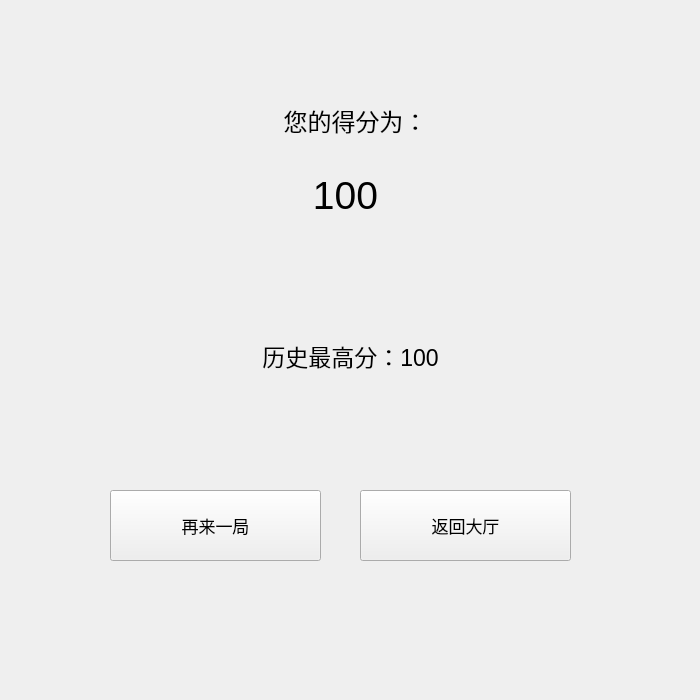
<?xml version="1.0" encoding="UTF-8"?>
<ui version="4.0">
 <class>End</class>
 <widget class="QWidget" name="End">
  <property name="geometry">
   <rect>
    <x>0</x>
    <y>0</y>
    <width>700</width>
    <height>700</height>
   </rect>
  </property>
  <property name="minimumSize">
   <size>
    <width>700</width>
    <height>700</height>
   </size>
  </property>
  <property name="maximumSize">
   <size>
    <width>700</width>
    <height>700</height>
   </size>
  </property>
  <property name="windowTitle">
   <string>游戏结束</string>
  </property>
  <widget class="QPushButton" name="restart">
   <property name="geometry">
    <rect>
     <x>110</x>
     <y>490</y>
     <width>211</width>
     <height>71</height>
    </rect>
   </property>
   <property name="font">
    <font>
     <pointsize>13</pointsize>
    </font>
   </property>
   <property name="text">
    <string>再来一局</string>
   </property>
  </widget>
  <widget class="QPushButton" name="hall">
   <property name="geometry">
    <rect>
     <x>360</x>
     <y>490</y>
     <width>211</width>
     <height>71</height>
    </rect>
   </property>
   <property name="font">
    <font>
     <pointsize>13</pointsize>
    </font>
   </property>
   <property name="text">
    <string>返回大厅</string>
   </property>
  </widget>
  <widget class="QLabel" name="label">
   <property name="geometry">
    <rect>
     <x>190</x>
     <y>60</y>
     <width>331</width>
     <height>121</height>
    </rect>
   </property>
   <property name="font">
    <font>
     <pointsize>18</pointsize>
    </font>
   </property>
   <property name="text">
    <string>您的得分为：</string>
   </property>
   <property name="alignment">
    <set>Qt::AlignCenter</set>
   </property>
  </widget>
  <widget class="QLabel" name="score">
   <property name="geometry">
    <rect>
     <x>210</x>
     <y>150</y>
     <width>271</width>
     <height>91</height>
    </rect>
   </property>
   <property name="font">
    <font>
     <pointsize>29</pointsize>
    </font>
   </property>
   <property name="text">
    <string>100</string>
   </property>
   <property name="alignment">
    <set>Qt::AlignCenter</set>
   </property>
  </widget>
  <widget class="QLabel" name="his">
   <property name="geometry">
    <rect>
     <x>0</x>
     <y>310</y>
     <width>701</width>
     <height>91</height>
    </rect>
   </property>
   <property name="font">
    <font>
     <pointsize>17</pointsize>
    </font>
   </property>
   <property name="text">
    <string>历史最高分：100</string>
   </property>
   <property name="alignment">
    <set>Qt::AlignCenter</set>
   </property>
  </widget>
 </widget>
 <resources/>
 <connections/>
</ui>
